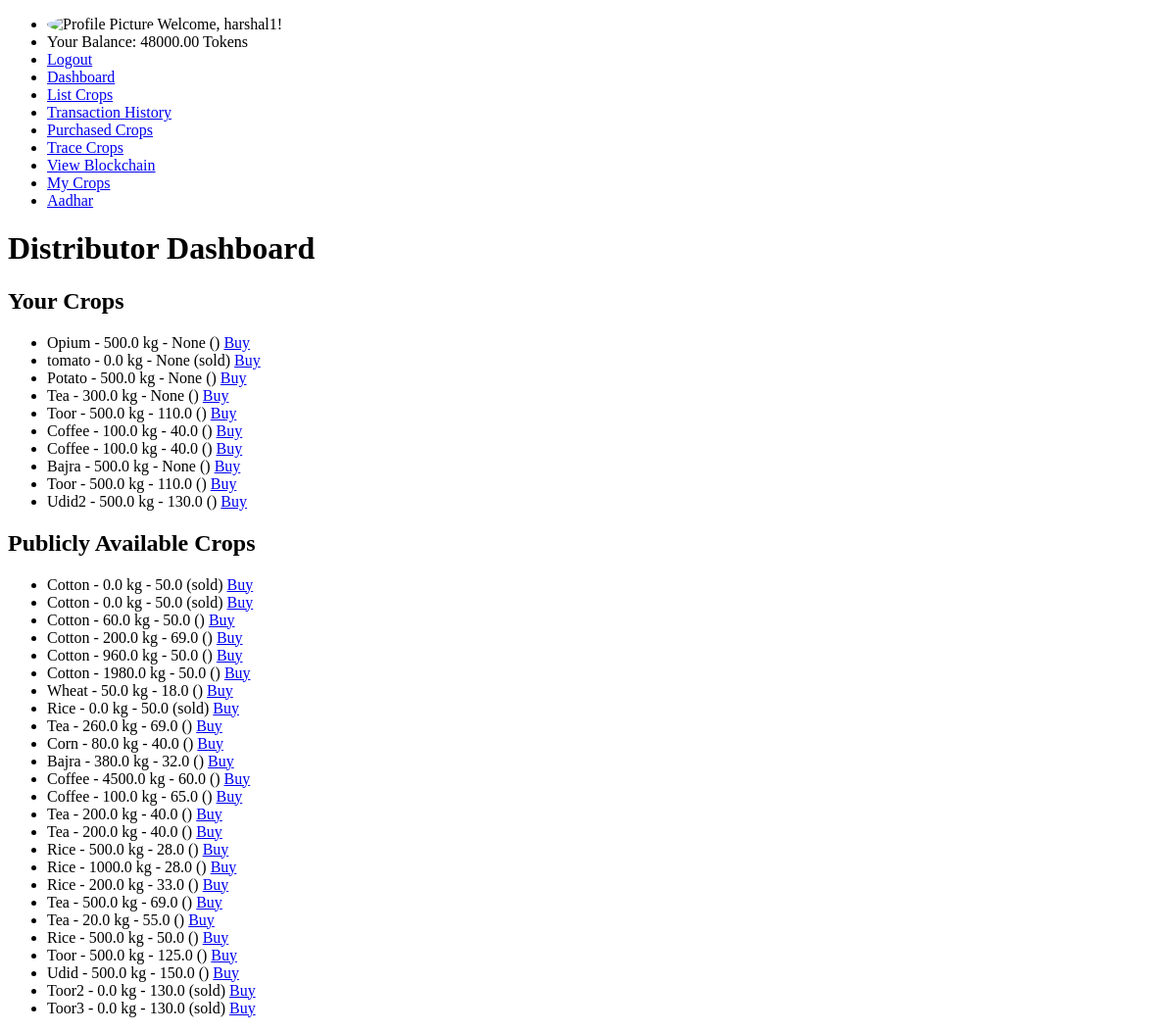
Page /dashboard/ (signed in) on the earlier database version.
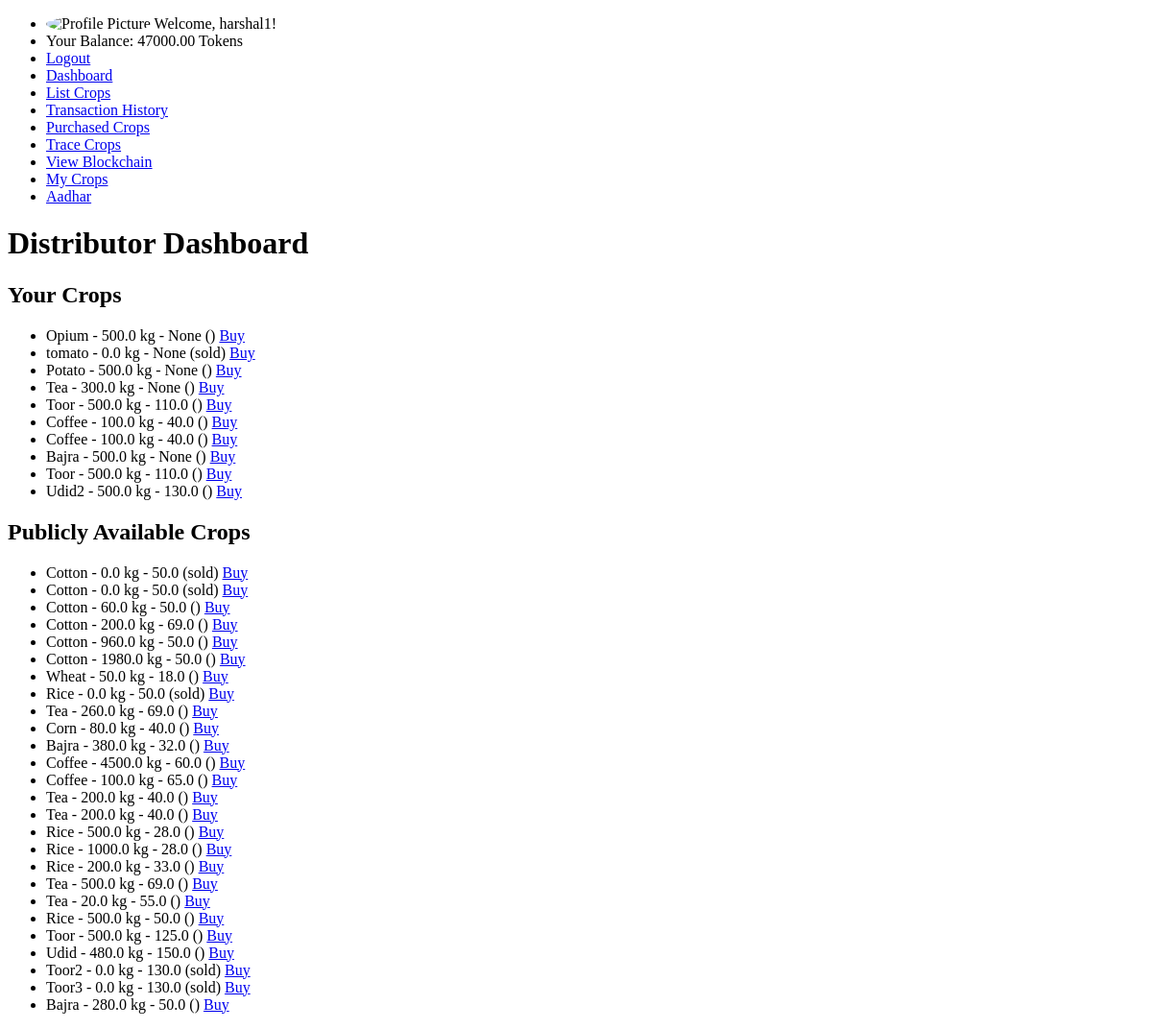
Same page on the later database version.
### supply_chain/models.py (models this page shows, shortened)
class CustomUser(AbstractUser):
    ROLE_CHOICES = [
        ('FARMER', 'Farmer'),
        ('DISTRIBUTOR', 'Distributor'),
        ('CONSUMER', 'Consumer'),
    ]
    role = models.CharField(max_length=100, choices=ROLE_CHOICES)
    profile_picture = models.ImageField(upload_to='profile_pictures/', default='default_profile.png', blank=True)
    balance = models.DecimalField(max_digits=10, decimal_places=2, default=100000)  # 2 decimal points for tokens

class Crop(models.Model):
    name = models.CharField(max_length=100)
    quantity = models.FloatField()
    price = models.FloatField()  # Price for public visibility
    specific_user_price = models.FloatField(blank=True, null=True)  # Price for specific users
    current_owner = models.ForeignKey(settings.AUTH_USER_MODEL, on_delete=models.CASCADE, related_name='owned_crops')
    status = models.CharField(max_length=20, choices=[('listed', 'Listed'), ('sold', 'Sold')])
    current_stage = models.CharField(max_length=100, default='Listed by Farmer')
    transaction_hash = models.CharField(max_length=64, blank=True, null=True)
    allowed_users = models.ManyToManyField(settings.AUTH_USER_MODEL, related_name='allowed_crops', blank=True)
    visibility = models.CharField(max_length=10, choices=[('public', 'Public'), ('private', 'Private')], default='public')
    price_in_tokens = models.FloatField(blank=True, null=True, help_text='Optional: Price in tokens for the crop.')
    token_currency_enabled = models.BooleanField(default=False, help_text='Is token currency enabled for this crop?')

class UserSpecificCrop(models.Model):
    crop = models.ForeignKey(Crop, on_delete=models.CASCADE, related_name='user_specifics')
    user = models.ForeignKey(settings.AUTH_USER_MODEL, on_delete=models.CASCADE)
    specific_price = models.FloatField(null=True, blank=True)  # Price specific to this user
    allowed = models.BooleanField(default=False)  # Whether this user can see the crop

### supply_chain/views.py (the view)
# urls.py: path('', RedirectView.as_view(url='/dashboard/')),  # Redirect root URL to dashboard
@login_required
def dashboard(request):
    user = request.user
    all_user_specific_crops = UserSpecificCrop.objects.all()
    not_allowed_crops = UserSpecificCrop.objects.filter(user=user, allowed=False)
    if user.role == 'FARMER':
        user_crops = Crop.objects.filter(allowed_users=user)
        public_crops = Crop.objects.filter(visibility='public')
        return render(request, 'farmer_dashboard.html', {'user_crops': user_crops, 'public_crops': public_crops,'all_user_specifics': all_user_specific_crops,'not_allowed_crops': not_allowed_crops})
    elif user.role == 'DISTRIBUTOR':
        user_crops = Crop.objects.filter(allowed_users=user)
        public_crops = Crop.objects.filter(visibility='public')
        return render(request, 'distributor_dashboard.html', {'user_crops': user_crops, 'public_crops': public_crops,'all_user_specifics': all_user_specific_crops,'not_allowed_crops': not_allowed_crops})
    elif user.role == 'CONSUMER':
        public_crops = Crop.objects.filter(visibility='public')
        user_crops = Crop.objects.filter(allowed_users=user)
        return render(request, 'consumer_dashboard.html', {'user_crops': user_crops,'public_crops': public_crops,'all_user_specifics': all_user_specific_crops,'not_allowed_crops': not_allowed_crops})
    else:
        return redirect('list_crops')

### supply_chain/context_processors.py (called while the page is built)
def user_info(request):
    if request.user.is_authenticated:
        profile_picture_url = request.user.profile_picture.url if hasattr(request.user, 'profile_picture') and request.user.profile_picture else 'default_profile.png'
        return {
            'profile_name': request.user.username,
            'dp_url': profile_picture_url,
            'available_tokens': getattr(request.user, 'balance', 0),  # Assuming token_balance is an attribute of CustomUser
        }
    return {}

### supply_chain/templates/distributor_dashboard.html
{% extends 'base.html' %}
{% block content %}
<h1>Distributor Dashboard</h1>
<h2>Your Crops</h2>
<ul>
    {% if user_crops %}
        {% for crop in user_crops %}
            <li>{{ crop.name }} - {{ crop.quantity }} kg - {{ crop.specific_user_price }} ({{ crop.status }})
                <a href="{% url 'buy_crops' crop.id %}">Buy</a>
            </li>
        {% endfor %}
    {% else %}
        <li>No crops listed yet.</li>
    {% endif %}
</ul>
<h2>Publicly Available Crops</h2>
<ul>
    {% if public_crops %}
        {% for crop in public_crops %}
            <li>{{ crop.name }} - {{ crop.quantity }} kg - {{ crop.price }} ({{ crop.status }})
                <a href="{% url 'buy_crops' crop.id %}">Buy</a>
            </li>
        {% endfor %}
    {% else %}
        <li>No public crops available.</li>
    {% endif %}
    {% for crop in not_allowed_crops %}
        <li>{{ crop.crop.name }} - {{ crop.crop.quantity }} kg - {{ crop.crop.price }}  ({{ crop.crop.status }})
            <a href="{% url 'buy_crops' crop.crop.id %}">Buy</a>
        </li>
    {% empty %}
        <li>No crops found where you are not allowed.</li>
    {% endfor %}
</ul>
{% endblock %}

### supply_chain/templates/base.html (shortened to what this page needs)
<!DOCTYPE html>
<html lang="en">
<head>
</head>
<body>
    <header>
        <nav>
            <ul>
                {% if user.is_authenticated %}
                    <li>
                        <img src="{{ dp_url }}" alt="Profile Picture" class="profile-picture" style="width:50px; height:50px; border-radius:50%;">
                        <span>Welcome, {{ profile_name }}!</span>
                    </li>
                    <li>
                        <span>Your Balance: {{ available_tokens }} Tokens</span>
                    </li>
                    <li><a href="{% url 'logout' %}" class="logout-button">Logout</a></li>
                {% else %}
                    <li><a href="{% url 'login' %}">Login</a></li>
                    <li><a href="{% url 'register' %}">Register</a></li>
                {% endif %}
                <li><a href="{% url 'dashboard' %}">Dashboard</a></li>
                <li><a href="{% url 'list_crops' %}">List Crops</a></li>
                <li><a href="{% url 'transaction_history' %}">Transaction History</a></li>
                <li><a href="{% url 'purchased_crops' %}">Purchased Crops</a></li>
                <li><a href="{% url 'trace_crops' %}">Trace Crops</a></li>
                <li><a href="{% url 'view_blockchain' %}">View Blockchain</a></li>
                <li><a href="{% url 'my_crops' %}">My Crops</a></li>
                <li><a href="{% url 'aadhar_details_page' %}">Aadhar</a></li>
            </ul>
        </nav>
    </header>
    <main>
        {% block content %}{% endblock %}
    </main>
</body>
</html>

Differences in the rows shown:
changed CustomUser "harshal1": balance "48000.00" → "47000.00"
changed Crop "Udid": quantity "500.0" → "480.0"
added UserSpecificCrop: crop.name "Bajra", crop.quantity "280.0", crop.price "50.0"
